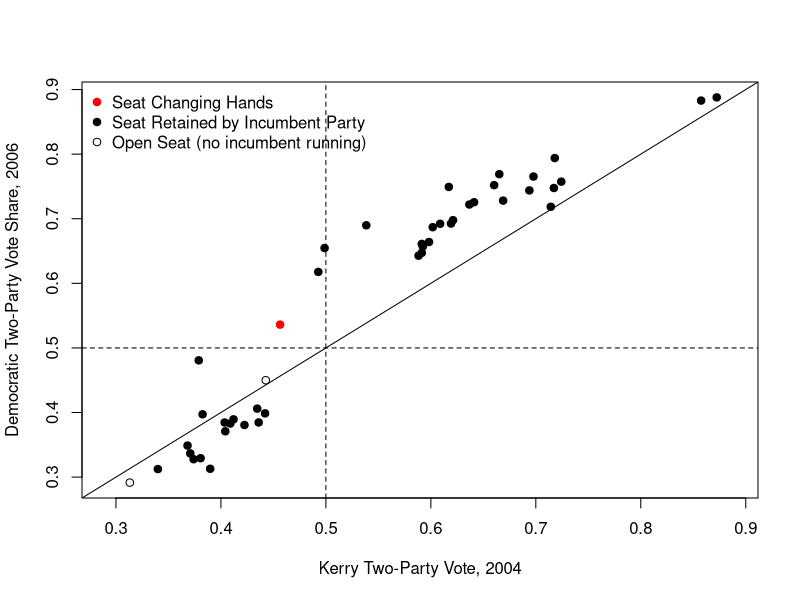

Reproduce this figure in R.
library(pscl)


### Name: ca2006
### Title: California Congressional Districts in 2006
### Aliases: ca2006
### Keywords: datasets

### ** Examples

data(ca2006)

## 2006 CA congressional vote against 2004 pvote
y <- ca2006$D/(ca2006$D+ca2006$R)
x <- ca2006$Kerry2004/(ca2006$Kerry2004+ca2006$Bush2004)

pch <- rep(19,length(y))
pch[ca2006$open] <- 1
col <- rep("black",length(y))
col[11] <- "red"    ## Pembo (R) loses to McNerney (D)
plot(y~x,pch=pch,
     col=col,
     xlim=range(x,y,na.rm=TRUE),
     ylim=range(x,y,na.rm=TRUE),
     xlab="Kerry Two-Party Vote, 2004",
     ylab="Democratic Two-Party Vote Share, 2006")
abline(0,1)
abline(h=.5,lty=2)
abline(v=.5,lty=2)
legend(x="topleft",
       bty="n",
       col=c("red","black","black"),
       pch=c(19,19,1),
       legend=c("Seat Changing Hands",
         "Seat Retained by Incumbent Party",
         "Open Seat (no incumbent running)")
       )
